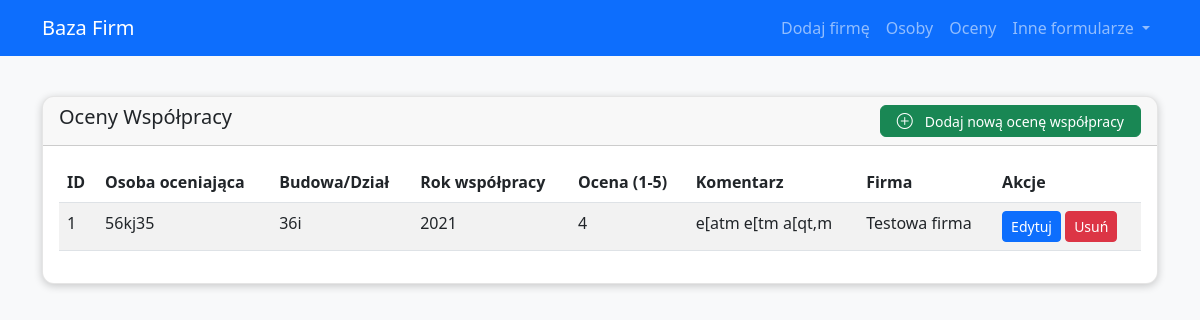
/ratings, run on an earlier commit of the app's database.
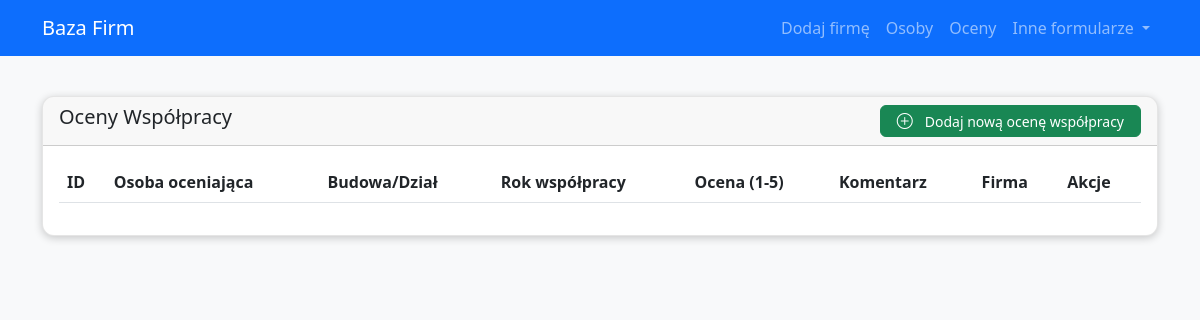
And on a later commit of the database.
### app/models.py (models this page shows)
class Oceny(db.Model):
    __tablename__ = 'OCENY'
    OCENY_ID = db.Column(db.Integer, primary_key=True)
    Osoba_oceniajaca = db.Column(db.Text)
    Budowa_Dzial = db.Column(db.Text)
    Rok_wspolpracy = db.Column(db.Integer)
    Ocena = db.Column(db.Integer)
    Komentarz = db.Column(db.Text)
    ID_FIRMY = db.Column(db.Integer, db.ForeignKey('FIRMY.ID_FIRMY'))

class Firmy(db.Model):
    __tablename__ = 'FIRMY'
    ID_FIRMY = db.Column(db.Integer, primary_key=True)
    Nazwa_Firmy = db.Column(db.Text)
    ID_FIRMY_TYP = db.Column(db.Text, db.ForeignKey('FIRMY_TYP.ID_FIRMY_TYP'))
    Strona_www = db.Column(db.Text)
    Uwagi = db.Column(db.Text)
    adresy = db.relationship('Adresy', backref='firma', lazy='dynamic')
    emails = db.relationship('Email', backref='firma', lazy='dynamic')
    telefony = db.relationship('Telefon', backref='firma', lazy='dynamic')
    osoby = db.relationship('Osoby', backref='firma', lazy='dynamic')
    oceny = db.relationship('Oceny', backref='firma', lazy='dynamic')
    firmy_specjalnosci = db.relationship('FirmySpecjalnosci', backref='firma', lazy='dynamic')
    firmy_obszar_dzialania = db.relationship('FirmyObszarDzialania', backref='firma', lazy='dynamic')

### app/routes.py (the view)
@main.route('/ratings')
def list_ratings():
    ratings = Oceny.query.all()
    return render_template('ratings.html', items=ratings, title='Oceny Współpracy')

### app/templates/ratings.html
{% extends 'base.html' %}
{% block content %}
<div class="row">
    <div class="col-12">
        <div class="card">
            <div class="card-header d-flex justify-content-between align-items-center">
                <h5 class="card-title">{{ title }}</h5>
                 <a href="{{ url_for('main.new_rating') }}" class="btn btn-success btn-sm">
                    <i class="bi bi-plus-circle"></i> Dodaj nową ocenę współpracy
                </a>
            </div>
            <div class="card-body">
                <table class="table table-striped">
                    <thead>
                        <tr>
                            <th>ID</th>
                            <th>Osoba oceniająca</th>
                            <th>Budowa/Dział</th>
                            <th>Rok współpracy</th>
                            <th>Ocena (1-5)</th>
                            <th>Komentarz</th>
                            <th>Firma</th>
                            <th>Akcje</th>
                        </tr>
                    </thead>
                    <tbody>
                        {% for item in items %}
                        <tr>
                            <td>{{ item.OCENY_ID }}</td>
                            <td>{{ item.Osoba_oceniajaca }}</td>
                            <td>{{ item.Budowa_Dzial }}</td>
                            <td>{{ item.Rok_wspolpracy }}</td>
                            <td>{{ item.Ocena }}</td>
                            <td>{{ item.Komentarz }}</td>
                            <td>{% if item.firma %}{{ item.firma.Nazwa_Firmy }}{% else %}Brak firmy{% endif %}</td>
                            <td>
                                <a href="{{ url_for('main.edit_rating', id=item.OCENY_ID) }}" class="btn btn-sm btn-primary">Edytuj</a>
                                <form action="{{ url_for('main.delete_rating', id=item.OCENY_ID) }}" method="POST" style="display: inline;">
                                    <button type="submit" class="btn btn-sm btn-danger" onclick="return confirm('Czy na pewno chcesz usunąć tę ocenę?');">Usuń</button>
                                </form>
                            </td>
                        </tr>
                        {% endfor %}
                    </tbody>
                </table>
            </div>
        </div>
    </div>
</div>
{% endblock %}

### app/templates/base.html (shortened to what this page needs)
<!DOCTYPE html>
<html lang="pl">
    <head>
        <link href="https://cdn.jsdelivr.net/npm/bootstrap@5.3.0-alpha1/dist/css/bootstrap.min.css" rel="stylesheet">
        <link href="https://cdn.jsdelivr.net/npm/bootstrap-icons@1.10.0/font/bootstrap-icons.css" rel="stylesheet">
        <link href="https://cdn.jsdelivr.net/npm/select2@4.1.0-rc.0/dist/css/select2.min.css" rel="stylesheet" />
        <link href="{{ url_for('static', filename='css/main.css') }}" rel="stylesheet">
    </head>
    <body>
        <nav class="navbar navbar-expand-md navbar-dark bg-primary fixed-top">
            <div class="container">
                <a class="navbar-brand" href="{{ url_for('main.index') }}">Baza Firm</a>
                <div class="collapse navbar-collapse" id="navbarNav">
                    <ul class="navbar-nav ms-auto">
                        <li class="nav-item">
                            <a class="nav-link" href="{{ url_for('main.new_company') }}">Dodaj firmę</a>
                        </li>
                        <li class="nav-item">
                            <a class="nav-link" href="{{ url_for('main.list_persons') }}">Osoby</a>
                        </li>
                        <li class="nav-item">
                            <a class="nav-link" href="{{ url_for('main.list_ratings') }}">Oceny</a>
                        </li>
                        <li class="nav-item dropdown">
                            <a class="nav-link dropdown-toggle" href="#" id="navbarDropdown" role="button" data-bs-toggle="dropdown" aria-expanded="false">
                                Inne formularze
                            </a>
                        </li>
                    </ul>
                </div>
            </div>
        </nav>
        <div class="container pt-5 pb-4 mt-5">
            {% block content %}{% endblock %}
        </div>
    </body>
</html>

### app/static/css/main.css (style rules this page uses)
:root { --btn-primary-color: #0d6efd; --btn-secondary-color: #6c757d; --btn-success-color: #198754; --card-border-color: rgba(0, 0, 0, 0.1); }
body { background-color: #f8f9fa; position: relative; }
.nav-link { color: ofwhite; font-weight: 500; text-align: right; }
.card { border-radius: 12px; box-shadow: 0 2px 8px rgba(0, 0, 0, 0.2); margin-bottom: 1.5rem; border: 1px solid var(--card-border-color); overflow: hidden; transition: all 0.3s ease; }
.card-header .btn, .mobile-filter-content .btn { height: 32px; display: inline-flex; align-items: center; justify-content: center; gap: 0.5rem; font-weight: 500; border-radius: 0.375rem; transition: all 0.2s ease; padding: 0.375rem 0.75rem; }
.d-grid.gap-2.mt-4, .d-flex.justify-content-between { display: flex !important; flex-wrap: wrap; justify-content: space-between; gap: 8px; }
.btn .bi { font-size: 1rem; margin-right: 0.25rem; }
.d-flex.justify-content-between .btn { min-width: 150px; padding: 0.5rem 1rem; font-weight: 500; display: inline-flex; align-items: center; justify-content: center; gap: 0.5rem; }
.bi { font-size: 1rem; line-height: 1; vertical-align: middle; }

What changed in the data, as far as the page shows it:
removed Oceny: OCENY_ID "1", Osoba_oceniajaca "56kj35", Budowa_Dzial "36i", Rok_wspolpracy "2021", Ocena "4", Komentarz "e[atm e[tm a[qt,m", firma.Nazwa_Firmy "Testowa firma"
